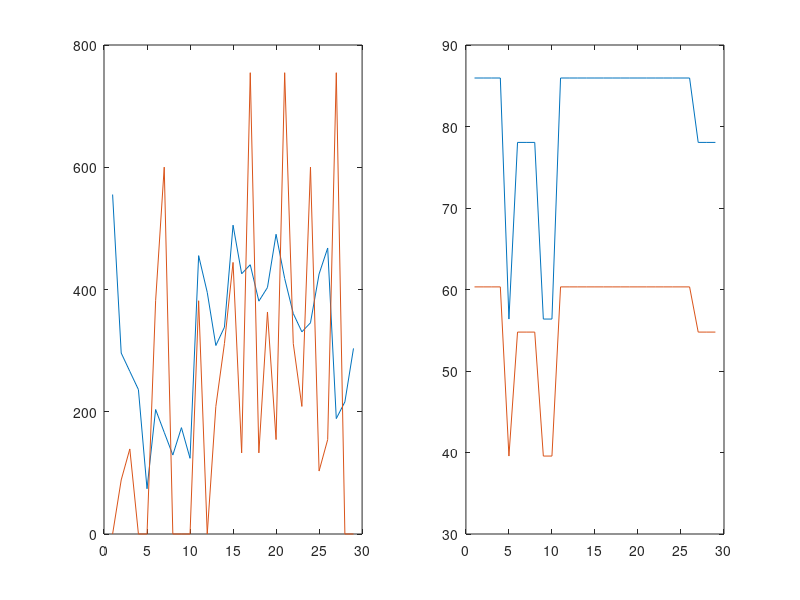
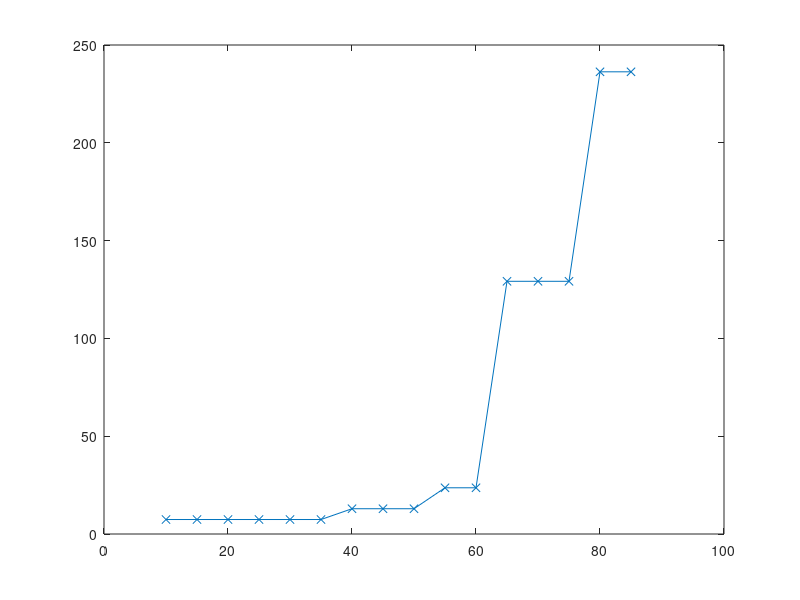

Recreate these plots in MATLAB, in order.
load("config.mat");

ee=[6 140 400];%W energy_weight device es cs
ee_ops=[8.2 38.7 44.8];
w1_1=[11 153.4 312];%TOPS device es cs capability delay_weight computation
w3=[30 37 12.6];%communication device es cs nJ/bit
ops_layer=[22.62 6.711 10.145 19.201 13.523 29.084];%mops
feature_layer=[(27*27*256) (13*13*384) (13*13*384) (13*13*256)];
compute_energy=zeros(1,size(config,3));
communication_energy=zeros(1,size(config,3));
accuracy1=zeros(1,size(config,3));
accuracy2=zeros(1,size(config,3));
ac1=(85.95/79.19)*[51.94 71.91 79.19];
ac2=(60.32/79.19)*[51.94 71.91 79.19];
for k=1:size(config,3)
    ct=config(:,:,k);
    for i=1:5
     if(ct(i,1)~=0)
        compute_energy(1,k)=compute_energy(1,k)+(ee(1,ct(i,1))*ops_layer(1,i)/(w1_1(1,ct(i,1))*1000));        
        if(i>1 && ct(i,1)>ct(i-1,1))
        communication_energy(1,k)=communication_energy(1,k)+(feature_layer(1,i-1)*8*w3(1,ct(i,1))/1000000000)+(feature_layer(1,i-1)*8*w3(1,ct(i-1,1))/1000000000);
        end
     end
    end
    accuracy1(1,k)=ac1(1,ct(1,2));
   accuracy2(1,k)=ac2(1,ct(1,2)); 
end


compute_energy1=compute_energy.*6000;
compute_energy2=compute_energy.*600;
communication_energy1=communication_energy.*6000;
communication_energy2=communication_energy.*600;
tot_energy1=compute_energy1+communication_energy1;
tot_energy2=compute_energy2+communication_energy2;
close all
subplot(1,2,1)
plot(compute_energy1);
hold all
plot(communication_energy1);
subplot(1,2,2)
plot(accuracy1)
hold all
plot(accuracy2)

acc_constraint=10:5:85;
data_source=zeros(1,size(acc_constraint,2));
best_config=zeros(1,size(acc_constraint,2));
best_energy=10000*ones(1,size(acc_constraint,2));
for j=1:size(acc_constraint,2)
for i=1:size(config,3)
    if(accuracy1(1,i)>acc_constraint(1,j) && tot_energy1(1,i)<best_energy(1,j))
        best_config(1,j)=i;
        best_energy(1,j)=tot_energy1(1,i);
        data_source(1,j)=1;
    end
    if(accuracy2(1,i)>acc_constraint(1,j) && tot_energy2(1,i)<best_energy(1,j))
        best_config(1,j)=i;
        best_energy(1,j)=tot_energy2(1,i);
        data_source(1,j)=2;
    end
end
end
figure
plot(acc_constraint,best_energy,'x-');
